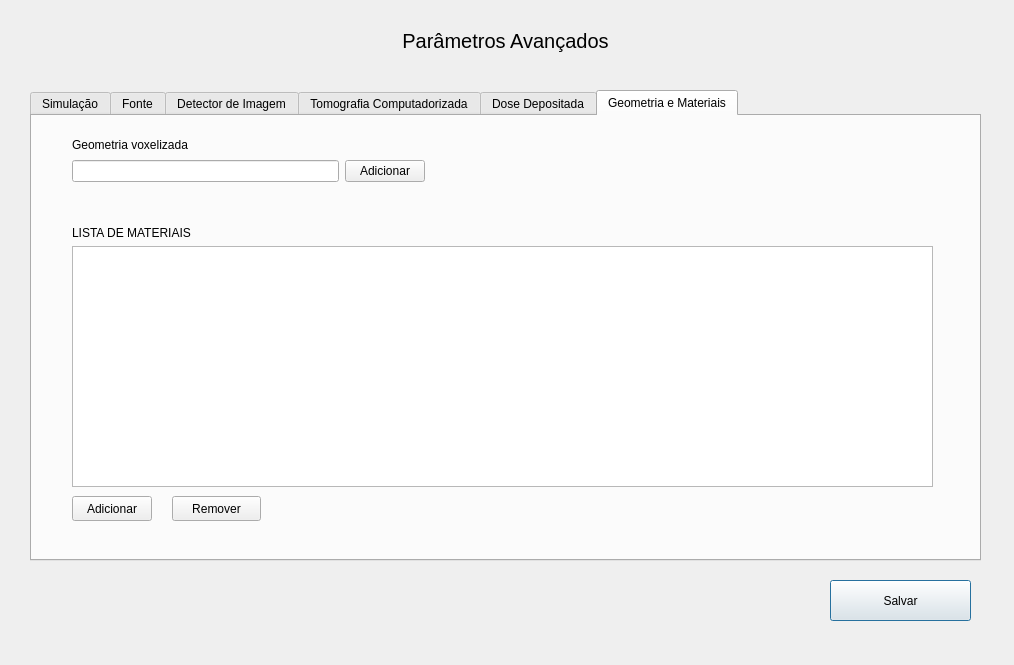
<?xml version="1.0" encoding="UTF-8"?>
<ui version="4.0">
 <class>Avancado</class>
 <widget class="QDialog" name="Avancado">
  <property name="geometry">
   <rect>
    <x>0</x>
    <y>0</y>
    <width>1014</width>
    <height>665</height>
   </rect>
  </property>
  <property name="windowTitle">
   <string>Dialog</string>
  </property>
  <widget class="QLabel" name="label">
   <property name="geometry">
    <rect>
     <x>350</x>
     <y>20</y>
     <width>311</width>
     <height>41</height>
    </rect>
   </property>
   <property name="font">
    <font>
     <pointsize>15</pointsize>
    </font>
   </property>
   <property name="text">
    <string>Parâmetros Avançados</string>
   </property>
   <property name="alignment">
    <set>Qt::AlignCenter</set>
   </property>
  </widget>
  <widget class="QPushButton" name="btn_salvar_avancado">
   <property name="geometry">
    <rect>
     <x>830</x>
     <y>580</y>
     <width>141</width>
     <height>41</height>
    </rect>
   </property>
   <property name="text">
    <string>Salvar</string>
   </property>
  </widget>
  <widget class="QTabWidget" name="tabWidget">
   <property name="geometry">
    <rect>
     <x>30</x>
     <y>90</y>
     <width>951</width>
     <height>471</height>
    </rect>
   </property>
   <property name="currentIndex">
    <number>5</number>
   </property>
   <widget class="QWidget" name="tab_general">
    <attribute name="title">
     <string>Simulação</string>
    </attribute>
    <widget class="QLabel" name="label_3">
     <property name="geometry">
      <rect>
       <x>40</x>
       <y>30</y>
       <width>341</width>
       <height>17</height>
      </rect>
     </property>
     <property name="text">
      <string>Número total de histórias</string>
     </property>
    </widget>
    <widget class="QTextEdit" name="field_num_historia">
     <property name="geometry">
      <rect>
       <x>40</x>
       <y>50</y>
       <width>231</width>
       <height>31</height>
      </rect>
     </property>
    </widget>
    <widget class="QLabel" name="label_4">
     <property name="geometry">
      <rect>
       <x>40</x>
       <y>110</y>
       <width>341</width>
       <height>17</height>
      </rect>
     </property>
     <property name="text">
      <string>Semente para geração dos números aleatórios</string>
     </property>
    </widget>
    <widget class="QLabel" name="label_5">
     <property name="geometry">
      <rect>
       <x>40</x>
       <y>190</y>
       <width>351</width>
       <height>17</height>
      </rect>
     </property>
     <property name="text">
      <string>Quantidade de GPUs ao não usar MPI</string>
     </property>
    </widget>
    <widget class="QLabel" name="label_6">
     <property name="geometry">
      <rect>
       <x>40</x>
       <y>270</y>
       <width>421</width>
       <height>17</height>
      </rect>
     </property>
     <property name="text">
      <string>Threads da GPU por blocos CUDA (múltiplo de 32)</string>
     </property>
    </widget>
    <widget class="QTextEdit" name="field_semente">
     <property name="geometry">
      <rect>
       <x>40</x>
       <y>130</y>
       <width>231</width>
       <height>31</height>
      </rect>
     </property>
    </widget>
    <widget class="QTextEdit" name="field_num_gpu_mpi">
     <property name="geometry">
      <rect>
       <x>40</x>
       <y>210</y>
       <width>231</width>
       <height>31</height>
      </rect>
     </property>
    </widget>
    <widget class="QTextEdit" name="field_num_thread_bloco">
     <property name="geometry">
      <rect>
       <x>40</x>
       <y>290</y>
       <width>231</width>
       <height>31</height>
      </rect>
     </property>
    </widget>
    <widget class="QLabel" name="label_8">
     <property name="geometry">
      <rect>
       <x>40</x>
       <y>350</y>
       <width>361</width>
       <height>17</height>
      </rect>
     </property>
     <property name="text">
      <string>Histórias simuladas por thread da GPU</string>
     </property>
    </widget>
    <widget class="QTextEdit" name="field_num_historia_thread">
     <property name="geometry">
      <rect>
       <x>40</x>
       <y>370</y>
       <width>231</width>
       <height>31</height>
      </rect>
     </property>
    </widget>
   </widget>
   <widget class="QWidget" name="tab">
    <attribute name="title">
     <string>Fonte</string>
    </attribute>
    <widget class="QLabel" name="label_7">
     <property name="geometry">
      <rect>
       <x>30</x>
       <y>260</y>
       <width>421</width>
       <height>17</height>
      </rect>
     </property>
     <property name="text">
      <string>Abertura polar e azimutal para o feixe do ventilador (graus)</string>
     </property>
    </widget>
    <widget class="QLabel" name="label_10">
     <property name="geometry">
      <rect>
       <x>30</x>
       <y>20</y>
       <width>341</width>
       <height>17</height>
      </rect>
     </property>
     <property name="text">
      <string>Espectro de energia de raios-X</string>
     </property>
    </widget>
    <widget class="QLabel" name="label_11">
     <property name="geometry">
      <rect>
       <x>30</x>
       <y>180</y>
       <width>351</width>
       <height>17</height>
      </rect>
     </property>
     <property name="text">
      <string>Cosenos de direção da fonte</string>
     </property>
    </widget>
    <widget class="QLabel" name="label_12">
     <property name="geometry">
      <rect>
       <x>30</x>
       <y>100</y>
       <width>341</width>
       <height>17</height>
      </rect>
     </property>
     <property name="text">
      <string>Posição da fonte (cm)</string>
     </property>
    </widget>
    <widget class="QWidget" name="layoutWidget_8">
     <property name="geometry">
      <rect>
       <x>30</x>
       <y>40</y>
       <width>353</width>
       <height>31</height>
      </rect>
     </property>
     <layout class="QHBoxLayout" name="horizontalLayout_14">
      <item>
       <widget class="QLineEdit" name="field_fonte_energia"/>
      </item>
      <item>
       <widget class="QPushButton" name="pushButton_fonte_energia">
        <property name="text">
         <string>Adicionar</string>
        </property>
       </widget>
      </item>
     </layout>
    </widget>
    <widget class="QWidget" name="layoutWidget">
     <property name="geometry">
      <rect>
       <x>30</x>
       <y>120</y>
       <width>277</width>
       <height>41</height>
      </rect>
     </property>
     <layout class="QHBoxLayout" name="horizontalLayout_6">
      <item>
       <layout class="QHBoxLayout" name="horizontalLayout">
        <item>
         <widget class="QLabel" name="label_28">
          <property name="text">
           <string>X</string>
          </property>
          <property name="alignment">
           <set>Qt::AlignCenter</set>
          </property>
         </widget>
        </item>
        <item>
         <widget class="QTextEdit" name="field_posicao_fonte_x"/>
        </item>
       </layout>
      </item>
      <item>
       <layout class="QHBoxLayout" name="horizontalLayout_2">
        <item>
         <widget class="QLabel" name="label_29">
          <property name="text">
           <string>Y</string>
          </property>
          <property name="alignment">
           <set>Qt::AlignCenter</set>
          </property>
         </widget>
        </item>
        <item>
         <widget class="QTextEdit" name="field_posicao_fonte_y"/>
        </item>
       </layout>
      </item>
      <item>
       <layout class="QHBoxLayout" name="horizontalLayout_3">
        <item>
         <widget class="QLabel" name="label_30">
          <property name="text">
           <string>Z</string>
          </property>
          <property name="alignment">
           <set>Qt::AlignCenter</set>
          </property>
         </widget>
        </item>
        <item>
         <widget class="QTextEdit" name="field_posicao_fonte_z"/>
        </item>
       </layout>
      </item>
     </layout>
    </widget>
    <widget class="QWidget" name="layoutWidget">
     <property name="geometry">
      <rect>
       <x>30</x>
       <y>200</y>
       <width>283</width>
       <height>41</height>
      </rect>
     </property>
     <layout class="QHBoxLayout" name="horizontalLayout_10">
      <item>
       <layout class="QHBoxLayout" name="horizontalLayout_8">
        <item>
         <widget class="QLabel" name="label_35">
          <property name="text">
           <string>U</string>
          </property>
          <property name="alignment">
           <set>Qt::AlignCenter</set>
          </property>
         </widget>
        </item>
        <item>
         <widget class="QTextEdit" name="field_coseno_fonte_u"/>
        </item>
       </layout>
      </item>
      <item>
       <layout class="QHBoxLayout" name="horizontalLayout_9">
        <item>
         <widget class="QLabel" name="label_36">
          <property name="text">
           <string>V</string>
          </property>
          <property name="alignment">
           <set>Qt::AlignCenter</set>
          </property>
         </widget>
        </item>
        <item>
         <widget class="QTextEdit" name="field_coseno_fonte_v"/>
        </item>
       </layout>
      </item>
      <item>
       <layout class="QHBoxLayout" name="horizontalLayout_7">
        <item>
         <widget class="QLabel" name="label_34">
          <property name="text">
           <string>W</string>
          </property>
          <property name="alignment">
           <set>Qt::AlignCenter</set>
          </property>
         </widget>
        </item>
        <item>
         <widget class="QTextEdit" name="field_coseno_fonte_w"/>
        </item>
       </layout>
      </item>
     </layout>
    </widget>
    <widget class="QWidget" name="layoutWidget">
     <property name="geometry">
      <rect>
       <x>30</x>
       <y>280</y>
       <width>261</width>
       <height>41</height>
      </rect>
     </property>
     <layout class="QHBoxLayout" name="horizontalLayout_11">
      <item>
       <layout class="QHBoxLayout" name="horizontalLayout_12">
        <item>
         <widget class="QLabel" name="label_39">
          <property name="text">
           <string>Polar</string>
          </property>
          <property name="alignment">
           <set>Qt::AlignCenter</set>
          </property>
         </widget>
        </item>
        <item>
         <widget class="QTextEdit" name="field_abertura_polar"/>
        </item>
       </layout>
      </item>
      <item>
       <layout class="QHBoxLayout" name="horizontalLayout_13">
        <item>
         <widget class="QLabel" name="label_40">
          <property name="text">
           <string>Azimutal</string>
          </property>
          <property name="alignment">
           <set>Qt::AlignCenter</set>
          </property>
         </widget>
        </item>
        <item>
         <widget class="QTextEdit" name="field_abertura_azimutal"/>
        </item>
       </layout>
      </item>
     </layout>
    </widget>
   </widget>
   <widget class="QWidget" name="tab_2">
    <attribute name="title">
     <string>Detector de Imagem</string>
    </attribute>
    <widget class="QLabel" name="label_14">
     <property name="geometry">
      <rect>
       <x>30</x>
       <y>260</y>
       <width>421</width>
       <height>17</height>
      </rect>
     </property>
     <property name="text">
      <string>Distância da fonte até o detector</string>
     </property>
    </widget>
    <widget class="QLabel" name="label_15">
     <property name="geometry">
      <rect>
       <x>30</x>
       <y>20</y>
       <width>311</width>
       <height>17</height>
      </rect>
     </property>
     <property name="text">
      <string>Nome do arquivo de imagem de saída</string>
     </property>
    </widget>
    <widget class="QTextEdit" name="field_distancia_fonte_detector">
     <property name="geometry">
      <rect>
       <x>30</x>
       <y>280</y>
       <width>231</width>
       <height>31</height>
      </rect>
     </property>
    </widget>
    <widget class="QLabel" name="label_16">
     <property name="geometry">
      <rect>
       <x>30</x>
       <y>180</y>
       <width>351</width>
       <height>17</height>
      </rect>
     </property>
     <property name="text">
      <string>Dimensões da imagem (cm)</string>
     </property>
    </widget>
    <widget class="QLabel" name="label_17">
     <property name="geometry">
      <rect>
       <x>30</x>
       <y>100</y>
       <width>341</width>
       <height>17</height>
      </rect>
     </property>
     <property name="text">
      <string>Número de pixels da imagem</string>
     </property>
    </widget>
    <widget class="QWidget" name="layoutWidget">
     <property name="geometry">
      <rect>
       <x>30</x>
       <y>120</y>
       <width>201</width>
       <height>41</height>
      </rect>
     </property>
     <layout class="QHBoxLayout" name="horizontalLayout_23">
      <item>
       <layout class="QHBoxLayout" name="horizontalLayout_16">
        <item>
         <widget class="QLabel" name="label_42">
          <property name="text">
           <string>Nx</string>
          </property>
          <property name="alignment">
           <set>Qt::AlignCenter</set>
          </property>
         </widget>
        </item>
        <item>
         <widget class="QTextEdit" name="field_num_pixel_imagem_x"/>
        </item>
       </layout>
      </item>
      <item>
       <layout class="QHBoxLayout" name="horizontalLayout_15">
        <item>
         <widget class="QLabel" name="label_41">
          <property name="text">
           <string>Nz</string>
          </property>
          <property name="alignment">
           <set>Qt::AlignCenter</set>
          </property>
         </widget>
        </item>
        <item>
         <widget class="QTextEdit" name="field_num_pixel_imagem_z"/>
        </item>
       </layout>
      </item>
     </layout>
    </widget>
    <widget class="QWidget" name="layoutWidget">
     <property name="geometry">
      <rect>
       <x>30</x>
       <y>200</y>
       <width>201</width>
       <height>41</height>
      </rect>
     </property>
     <layout class="QHBoxLayout" name="horizontalLayout_24">
      <item>
       <layout class="QHBoxLayout" name="horizontalLayout_18">
        <item>
         <widget class="QLabel" name="label_44">
          <property name="text">
           <string>Dx</string>
          </property>
          <property name="alignment">
           <set>Qt::AlignCenter</set>
          </property>
         </widget>
        </item>
        <item>
         <widget class="QTextEdit" name="field_num_dimensao_imagem_x"/>
        </item>
       </layout>
      </item>
      <item>
       <layout class="QHBoxLayout" name="horizontalLayout_17">
        <item>
         <widget class="QLabel" name="label_43">
          <property name="text">
           <string>Dz</string>
          </property>
          <property name="alignment">
           <set>Qt::AlignCenter</set>
          </property>
         </widget>
        </item>
        <item>
         <widget class="QTextEdit" name="field_num_dimensao_imagem_z"/>
        </item>
       </layout>
      </item>
     </layout>
    </widget>
    <widget class="QLineEdit" name="lineEdit_nome_arquivo_saida_imagem">
     <property name="geometry">
      <rect>
       <x>30</x>
       <y>40</y>
       <width>251</width>
       <height>31</height>
      </rect>
     </property>
    </widget>
   </widget>
   <widget class="QWidget" name="tab_5">
    <attribute name="title">
     <string>Tomografia Computadorizada</string>
    </attribute>
    <widget class="QLabel" name="label_45">
     <property name="geometry">
      <rect>
       <x>30</x>
       <y>260</y>
       <width>421</width>
       <height>17</height>
      </rect>
     </property>
     <property name="text">
      <string>Distância da fonte até o eixo de rotação</string>
     </property>
    </widget>
    <widget class="QTextEdit" name="field_distancia_fonte_rotacao">
     <property name="geometry">
      <rect>
       <x>30</x>
       <y>280</y>
       <width>231</width>
       <height>31</height>
      </rect>
     </property>
    </widget>
    <widget class="QTextEdit" name="field_num_projecao">
     <property name="geometry">
      <rect>
       <x>30</x>
       <y>40</y>
       <width>231</width>
       <height>31</height>
      </rect>
     </property>
    </widget>
    <widget class="QLabel" name="label_47">
     <property name="geometry">
      <rect>
       <x>30</x>
       <y>180</y>
       <width>351</width>
       <height>17</height>
      </rect>
     </property>
     <property name="text">
      <string>Ângulos de interesse (graus)</string>
     </property>
    </widget>
    <widget class="QLabel" name="label_48">
     <property name="geometry">
      <rect>
       <x>30</x>
       <y>100</y>
       <width>341</width>
       <height>17</height>
      </rect>
     </property>
     <property name="text">
      <string>Ângulo entre projeções (graus)</string>
     </property>
    </widget>
    <widget class="QLabel" name="label_51">
     <property name="geometry">
      <rect>
       <x>30</x>
       <y>20</y>
       <width>311</width>
       <height>17</height>
      </rect>
     </property>
     <property name="text">
      <string>Número de projeções</string>
     </property>
    </widget>
    <widget class="QTextEdit" name="field_angulo_projecao">
     <property name="geometry">
      <rect>
       <x>30</x>
       <y>120</y>
       <width>231</width>
       <height>31</height>
      </rect>
     </property>
    </widget>
    <widget class="QTextEdit" name="field_translacao_projecao">
     <property name="geometry">
      <rect>
       <x>30</x>
       <y>360</y>
       <width>231</width>
       <height>31</height>
      </rect>
     </property>
    </widget>
    <widget class="QLabel" name="label_46">
     <property name="geometry">
      <rect>
       <x>30</x>
       <y>340</y>
       <width>421</width>
       <height>17</height>
      </rect>
     </property>
     <property name="text">
      <string>Translação vertical entre projeções</string>
     </property>
    </widget>
    <widget class="QWidget" name="layoutWidget">
     <property name="geometry">
      <rect>
       <x>30</x>
       <y>200</y>
       <width>261</width>
       <height>41</height>
      </rect>
     </property>
     <layout class="QHBoxLayout" name="horizontalLayout_29">
      <item>
       <layout class="QHBoxLayout" name="horizontalLayout_22">
        <item>
         <widget class="QLabel" name="label_52">
          <property name="text">
           <string>Inicial</string>
          </property>
          <property name="alignment">
           <set>Qt::AlignCenter</set>
          </property>
         </widget>
        </item>
        <item>
         <widget class="QTextEdit" name="field_angulo_interesse_inicial"/>
        </item>
       </layout>
      </item>
      <item>
       <layout class="QHBoxLayout" name="horizontalLayout_21">
        <item>
         <widget class="QLabel" name="label_50">
          <property name="text">
           <string>Final</string>
          </property>
          <property name="alignment">
           <set>Qt::AlignCenter</set>
          </property>
         </widget>
        </item>
        <item>
         <widget class="QTextEdit" name="field_angulo_interesse_final"/>
        </item>
       </layout>
      </item>
     </layout>
    </widget>
   </widget>
   <widget class="QWidget" name="tab_3">
    <attribute name="title">
     <string>Dose Depositada</string>
    </attribute>
    <widget class="QLabel" name="label_19">
     <property name="geometry">
      <rect>
       <x>30</x>
       <y>220</y>
       <width>421</width>
       <height>17</height>
      </rect>
     </property>
     <property name="text">
      <string>Dose ROI no voxel: eixo X (primeiro voxel tem índice 1)</string>
     </property>
    </widget>
    <widget class="QLabel" name="label_20">
     <property name="geometry">
      <rect>
       <x>30</x>
       <y>20</y>
       <width>231</width>
       <height>17</height>
      </rect>
     </property>
     <property name="text">
      <string>Contagem de dose do material</string>
     </property>
    </widget>
    <widget class="QLabel" name="label_21">
     <property name="geometry">
      <rect>
       <x>30</x>
       <y>150</y>
       <width>351</width>
       <height>17</height>
      </rect>
     </property>
     <property name="text">
      <string>Nome do arquivo de dose de saída</string>
     </property>
    </widget>
    <widget class="QLabel" name="label_22">
     <property name="geometry">
      <rect>
       <x>30</x>
       <y>90</y>
       <width>231</width>
       <height>17</height>
      </rect>
     </property>
     <property name="text">
      <string>Contagem de dose do voxel 3D</string>
     </property>
    </widget>
    <widget class="QLabel" name="label_49">
     <property name="geometry">
      <rect>
       <x>30</x>
       <y>290</y>
       <width>421</width>
       <height>17</height>
      </rect>
     </property>
     <property name="text">
      <string>Dose ROI no voxel: eixo Y (primeiro voxel tem índice 1)</string>
     </property>
    </widget>
    <widget class="QLabel" name="label_62">
     <property name="geometry">
      <rect>
       <x>30</x>
       <y>360</y>
       <width>421</width>
       <height>17</height>
      </rect>
     </property>
     <property name="text">
      <string>Dose ROI no voxel: eixo Z (primeiro voxel tem índice 1)</string>
     </property>
    </widget>
    <widget class="QWidget" name="layoutWidget">
     <property name="geometry">
      <rect>
       <x>30</x>
       <y>40</y>
       <width>131</width>
       <height>25</height>
      </rect>
     </property>
     <layout class="QHBoxLayout" name="horizontalLayout_4">
      <item>
       <widget class="QRadioButton" name="radioButton_contagem_dose_material_sim">
        <property name="text">
         <string>Sim</string>
        </property>
       </widget>
      </item>
      <item>
       <widget class="QRadioButton" name="radioButton_contagem_dose_material_nao">
        <property name="text">
         <string>Não</string>
        </property>
       </widget>
      </item>
     </layout>
    </widget>
    <widget class="QWidget" name="layoutWidget">
     <property name="geometry">
      <rect>
       <x>30</x>
       <y>110</y>
       <width>131</width>
       <height>25</height>
      </rect>
     </property>
     <layout class="QHBoxLayout" name="horizontalLayout_5">
      <item>
       <widget class="QRadioButton" name="radioButton_contagem_dose_voxel_sim">
        <property name="text">
         <string>Sim</string>
        </property>
       </widget>
      </item>
      <item>
       <widget class="QRadioButton" name="radioButton_contagem_dose_voxel_nao">
        <property name="text">
         <string>Não</string>
        </property>
       </widget>
      </item>
     </layout>
    </widget>
    <widget class="QWidget" name="layoutWidget">
     <property name="geometry">
      <rect>
       <x>30</x>
       <y>240</y>
       <width>241</width>
       <height>41</height>
      </rect>
     </property>
     <layout class="QHBoxLayout" name="horizontalLayout_30">
      <item>
       <layout class="QHBoxLayout" name="horizontalLayout_26">
        <item>
         <widget class="QLabel" name="label_56">
          <property name="text">
           <string>Min</string>
          </property>
          <property name="alignment">
           <set>Qt::AlignCenter</set>
          </property>
         </widget>
        </item>
        <item>
         <widget class="QTextEdit" name="field_dose_roi_x_min"/>
        </item>
       </layout>
      </item>
      <item>
       <layout class="QHBoxLayout" name="horizontalLayout_25">
        <item>
         <widget class="QLabel" name="label_55">
          <property name="text">
           <string>Max</string>
          </property>
          <property name="alignment">
           <set>Qt::AlignCenter</set>
          </property>
         </widget>
        </item>
        <item>
         <widget class="QTextEdit" name="field_dose_roi_x_max"/>
        </item>
       </layout>
      </item>
     </layout>
    </widget>
    <widget class="QWidget" name="layoutWidget">
     <property name="geometry">
      <rect>
       <x>30</x>
       <y>310</y>
       <width>241</width>
       <height>41</height>
      </rect>
     </property>
     <layout class="QHBoxLayout" name="horizontalLayout_33">
      <item>
       <layout class="QHBoxLayout" name="horizontalLayout_28">
        <item>
         <widget class="QLabel" name="label_58">
          <property name="text">
           <string>Min</string>
          </property>
          <property name="alignment">
           <set>Qt::AlignCenter</set>
          </property>
         </widget>
        </item>
        <item>
         <widget class="QTextEdit" name="field_dose_roi_y_min"/>
        </item>
       </layout>
      </item>
      <item>
       <layout class="QHBoxLayout" name="horizontalLayout_27">
        <item>
         <widget class="QLabel" name="label_57">
          <property name="text">
           <string>Max</string>
          </property>
          <property name="alignment">
           <set>Qt::AlignCenter</set>
          </property>
         </widget>
        </item>
        <item>
         <widget class="QTextEdit" name="field_dose_roi_y_max"/>
        </item>
       </layout>
      </item>
     </layout>
    </widget>
    <widget class="QWidget" name="layoutWidget">
     <property name="geometry">
      <rect>
       <x>30</x>
       <y>380</y>
       <width>241</width>
       <height>41</height>
      </rect>
     </property>
     <layout class="QHBoxLayout" name="horizontalLayout_34">
      <item>
       <layout class="QHBoxLayout" name="horizontalLayout_32">
        <item>
         <widget class="QLabel" name="label_63">
          <property name="text">
           <string>Min</string>
          </property>
          <property name="alignment">
           <set>Qt::AlignCenter</set>
          </property>
         </widget>
        </item>
        <item>
         <widget class="QTextEdit" name="field_dose_roi_z_min"/>
        </item>
       </layout>
      </item>
      <item>
       <layout class="QHBoxLayout" name="horizontalLayout_31">
        <item>
         <widget class="QLabel" name="label_60">
          <property name="text">
           <string>Max</string>
          </property>
          <property name="alignment">
           <set>Qt::AlignCenter</set>
          </property>
         </widget>
        </item>
        <item>
         <widget class="QTextEdit" name="field_dose_roi_z_max"/>
        </item>
       </layout>
      </item>
     </layout>
    </widget>
    <widget class="QLineEdit" name="lineEdit_nome_arquivo_saida_dose">
     <property name="geometry">
      <rect>
       <x>30</x>
       <y>170</y>
       <width>231</width>
       <height>31</height>
      </rect>
     </property>
    </widget>
   </widget>
   <widget class="QWidget" name="tab_4">
    <attribute name="title">
     <string>Geometria e Materiais</string>
    </attribute>
    <widget class="QLabel" name="label_18">
     <property name="geometry">
      <rect>
       <x>40</x>
       <y>20</y>
       <width>231</width>
       <height>17</height>
      </rect>
     </property>
     <property name="text">
      <string>Geometria voxelizada</string>
     </property>
    </widget>
    <widget class="QWidget" name="layoutWidget_13">
     <property name="geometry">
      <rect>
       <x>40</x>
       <y>40</y>
       <width>353</width>
       <height>31</height>
      </rect>
     </property>
     <layout class="QHBoxLayout" name="horizontalLayout_19">
      <item>
       <widget class="QLineEdit" name="field_geometria"/>
      </item>
      <item>
       <widget class="QPushButton" name="pushButton_geometria">
        <property name="text">
         <string>Adicionar</string>
        </property>
       </widget>
      </item>
     </layout>
    </widget>
    <widget class="QPushButton" name="pushButton_material">
     <property name="geometry">
      <rect>
       <x>40</x>
       <y>380</y>
       <width>80</width>
       <height>25</height>
      </rect>
     </property>
     <property name="text">
      <string>Adicionar</string>
     </property>
    </widget>
    <widget class="QPushButton" name="pushButton_material_remover">
     <property name="geometry">
      <rect>
       <x>140</x>
       <y>380</y>
       <width>89</width>
       <height>25</height>
      </rect>
     </property>
     <property name="text">
      <string>Remover</string>
     </property>
    </widget>
    <widget class="QWidget" name="layoutWidget">
     <property name="geometry">
      <rect>
       <x>40</x>
       <y>110</y>
       <width>861</width>
       <height>261</height>
      </rect>
     </property>
     <layout class="QVBoxLayout" name="verticalLayout">
      <item>
       <widget class="QLabel" name="label_13">
        <property name="text">
         <string>LISTA DE MATERIAIS</string>
        </property>
        <property name="alignment">
         <set>Qt::AlignLeading|Qt::AlignLeft|Qt::AlignVCenter</set>
        </property>
       </widget>
      </item>
      <item>
       <widget class="QListWidget" name="listWidget_material_lista"/>
      </item>
     </layout>
    </widget>
   </widget>
  </widget>
 </widget>
 <resources/>
 <connections/>
</ui>
